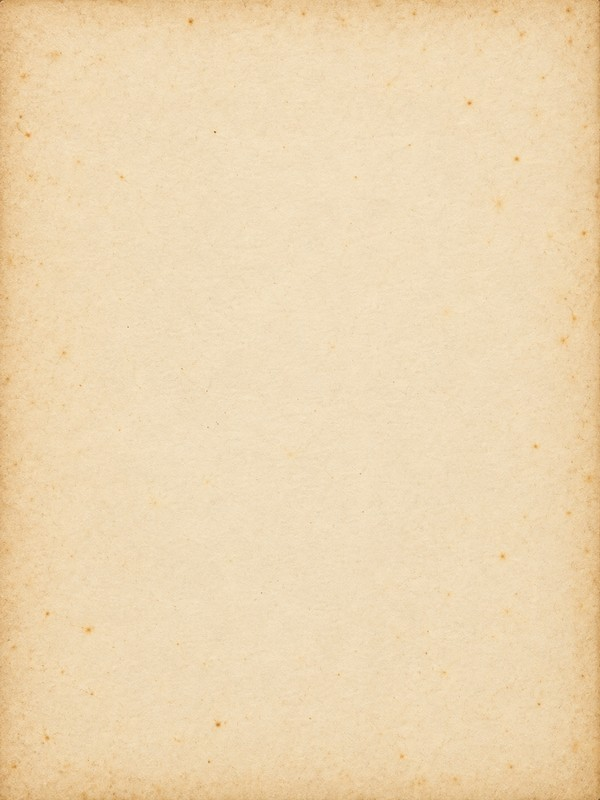
#> input picture 本福特定律/v2/assets/images/ai/paper.jpg, 600 x 800 px, given in place of rosette-a.png, which was not available
$ python prep_images.py ../assets/images/ai/paper.jpg
#> lines starting #> are read from the running program, lines starting #| are printed output that depends on the picture; pictures that were not available may be replaced by others from this repository, and a replacement may not be noted
"""把生图（AI 原图，1672×941 / 1254×1254 PNG）处理成片子里用的 JPEG。

- 黑底发光的图（花纹、光斑、鹦鹉螺、指纹、夜景、金色 1、卡片插画）：先把黑位压到纯黑（低于阈值的亮度归零、其余线性拉开），
  再按亮度抠成带透明通道的 WebP：alpha = max(R,G,B)，颜色 = 原色 / alpha。这样用普通叠放画上去，效果和“滤色（screen）”几乎一样，
  而且不受图层隔离影响（场景外层有不透明度 / 模糊动画，会把 mix-blend-mode 隔离在场景内部，黑底会露成方框）。
- 当背景用的图：只缩放，不改颜色；暗化由画面上的不透明度控制。
- 尺寸：16:9 的放大到 1920×1080（LANCZOS，约 1.15 倍），方图按用途缩小。

用法：python3 scripts/prep_images.py <原图目录>      （在 v2/ 目录下，需要 Pillow、numpy）
"""

import sys
from pathlib import Path

import numpy as np
from PIL import Image

ROOT = Path(__file__).resolve().parent.parent
OUT = ROOT / "assets" / "images" / "ai"

# 文件名: (原图, 尺寸, 黑位阈值 0–255；None 表示不压黑、不抠图，输出普通 JPEG)
JOBS = {
    "rosette.webp": ("rosette-a.png", (1200, 1200), 14),
    "guilloche.webp": ("guilloche-wide-a.png", (1920, 1080), 14),
    "flare.webp": ("flare-a.png", (1920, 1080), 6),
    "study-1881.jpg": ("study-1881-a.png", (1920, 1080), None),
    "lab-1938.jpg": ("lab-1938-a.png", (1920, 1080), None),
    "nautilus.webp": ("nautilus-a.png", (1920, 1080), 12),
    "slide-rule.jpg": ("slide-rule-a.png", (1920, 1080), None),
    "earth-night.webp": ("earth-night-b.png", (1920, 1080), 8),
    "fingerprint.webp": ("fingerprint-a.png", (1000, 1000), 14),
    "sieve.webp": ("sieve-a.png", (640, 640), 10),
    "one-gold.webp": ("one-gold-a.png", (1920, 1080), 10),
    "paper.jpg": ("paper-a.png", (600, 800), None),
    **{f"icon-{k}.webp": (f"icon-{k}.png", (400, 400), 14)
       for k in ["river", "town", "pendulum", "newspaper", "molecule", "atom", "doors", "hourglass"]},
}


def crush(im, t):
    a = np.asarray(im).astype(np.float32)
    a = np.clip((a - t) * 255.0 / (255.0 - t), 0, 255)
    return Image.fromarray(a.round().astype(np.uint8))


def keyed(im):
    """黑底 → 透明：alpha = max(R,G,B)，颜色反预乘。"""
    a = np.asarray(im).astype(np.float32) / 255.0
    alpha = a.max(axis=2, keepdims=True)
    rgb = np.where(alpha > 1e-3, a / np.maximum(alpha, 1e-3), 0)
    out = np.concatenate([rgb, alpha], axis=2)
    return Image.fromarray((np.clip(out, 0, 1) * 255).round().astype(np.uint8), "RGBA")


def main():
    src = Path(sys.argv[1])
    OUT.mkdir(parents=True, exist_ok=True)
    for name, (raw, size, t) in JOBS.items():
        im = Image.open(src / raw).convert("RGB")
#> im is the input picture: PIL image 600x800 RGB; mean R, G, B 237.3, 214.4, 177.2
        if abs(im.width / im.height - size[0] / size[1]) > 0.02:  # 比例不同时居中裁切
            r = size[0] / size[1]
            w, h = (im.width, round(im.width / r)) if im.width / im.height < r else (round(im.height * r), im.height)
#> w = 600; h = 600
            im = im.crop(((im.width - w) // 2, (im.height - h) // 2, (im.width + w) // 2, (im.height + h) // 2))
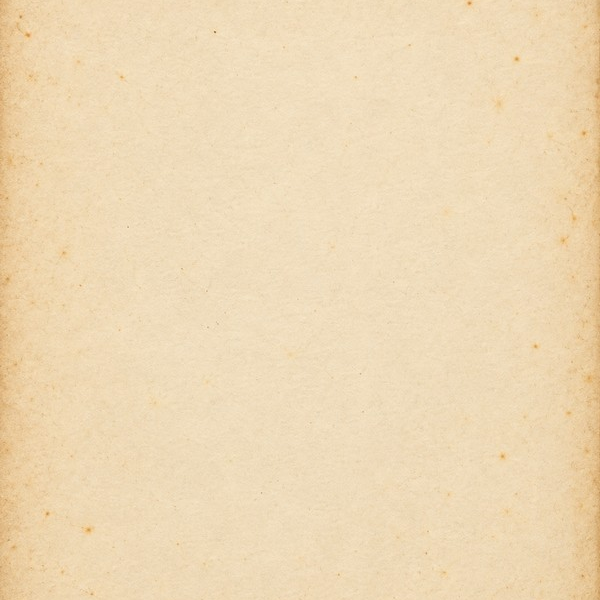
#> im: PIL image 600x600 RGB; mean R, G, B 238.1, 216.4, 180.7
        im = im.resize(size, Image.LANCZOS)
#> im: PIL image 1200x1200 RGB
        if t is not None:
            im = keyed(crush(im, t))
#> in keyed, `alpha = a.max(axis=2, keepdims=True)`:
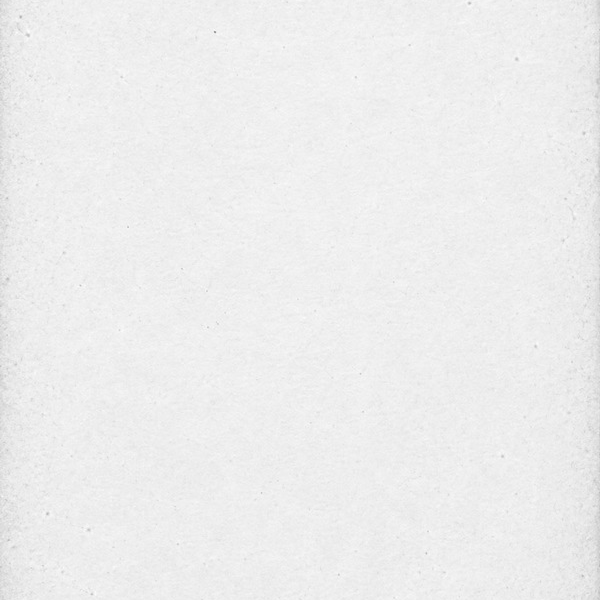
#> alpha: shape (1200, 1200, 1) float32 (shown at 1/2 size); min 0.478, max 1, mean 0.93
#> in keyed, `rgb = np.where(alpha > 1e-3, a / np.maximum(alpha, 1e-3), 0)`:
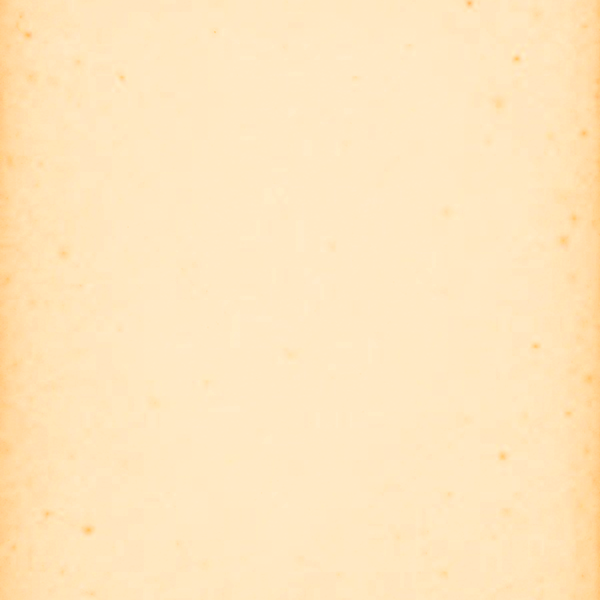
#> rgb: shape (1200, 1200, 3) float32 (shown at 1/2 size); mean R, G, B 1, 0.902, 0.74
            im.save(OUT / name, quality=90, alpha_quality=95, method=6)
        else:
            im.save(OUT / name, quality=90, optimize=True, progressive=True)
        corner = np.asarray(im)[:24, :24, -1 if t is not None else 0].mean()
#> corner = 224.5
        print(f"{name:22s} {size[0]}×{size[1]}  角落亮度 {corner:5.1f}  {(OUT / name).stat().st_size // 1024} KB")
#| rosette.webp           1200×1200  角落亮度 224.5  1355 KB
#> pass 2 of the loop in main, `for name, (raw, size, t) in JOBS.items():`:
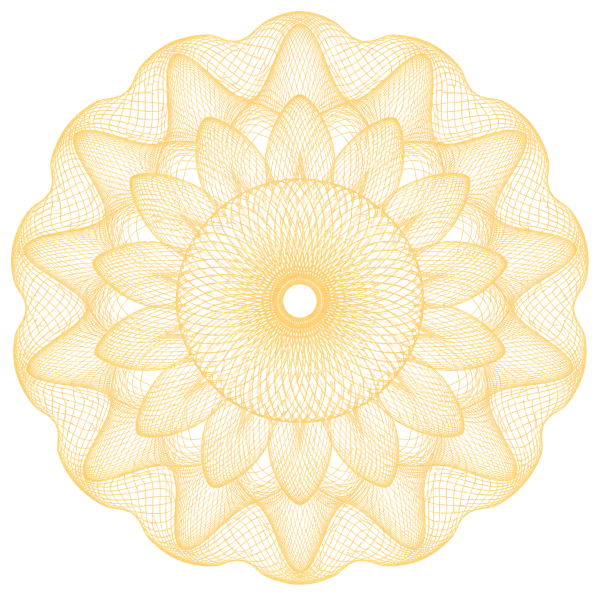
#> input picture 本福特定律/v2/assets/images/ai/rosette.webp, 1200 x 1200 px, given in place of guilloche-wide-a.png, which was not available (shown at 1/2 size)
#> in keyed (call 2), `alpha = a.max(axis=2, keepdims=True)`:
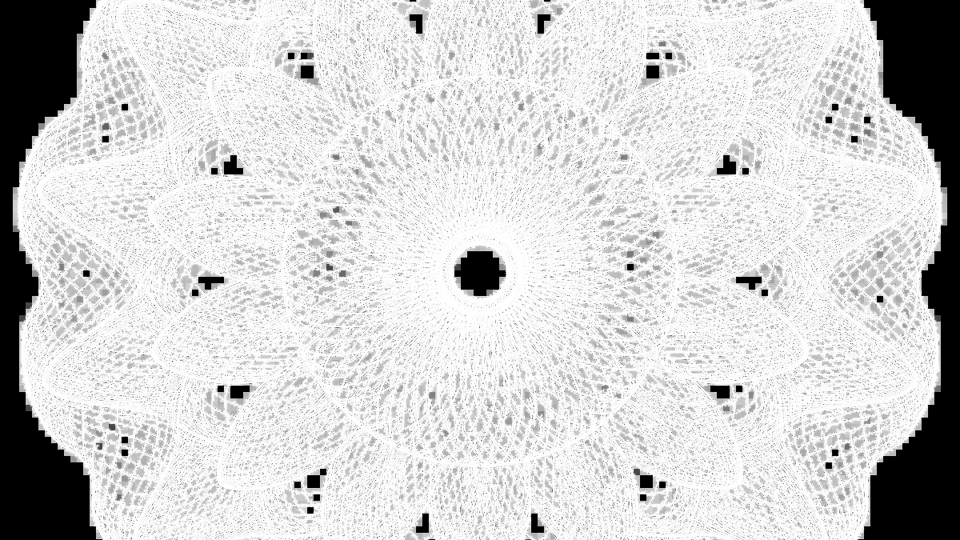
#> alpha: shape (1080, 1920, 1) float32 (shown at 1/2 size); min 0, max 1, mean 0.818
#> rgb: shape (1080, 1920, 3) float32
#> in keyed (call 2), `out = np.concatenate([rgb, alpha], axis=2)`:
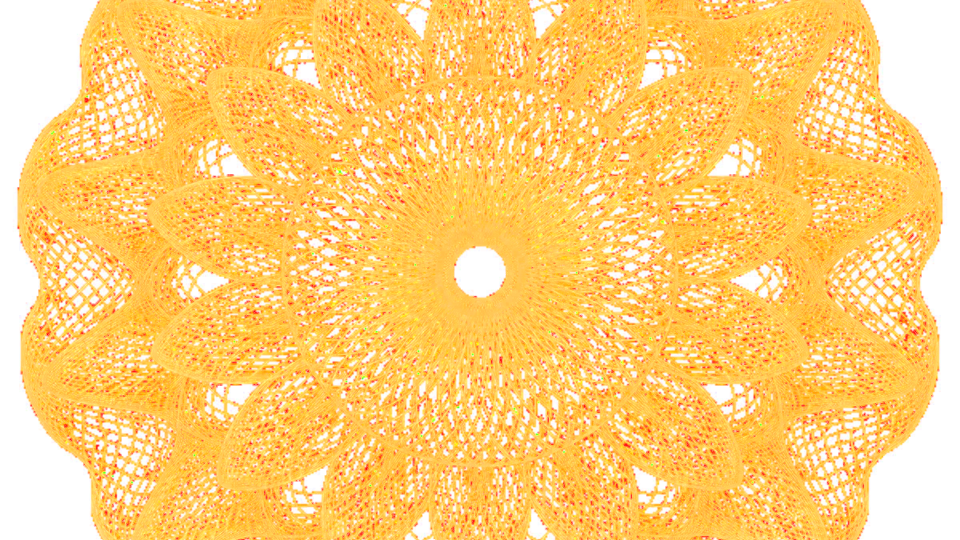
#> out: shape (1080, 1920, 4) float32 (shown at 1/2 size); mean R, G, B, A 0.892, 0.686, 0.313, 0.819; transparent parts drawn white
#> corner = 0
#| guilloche.webp         1920×1080  角落亮度   0.0  1591 KB


if __name__ == "__main__":
#> (the run stopped early here; a loop or call above may not have finished)
